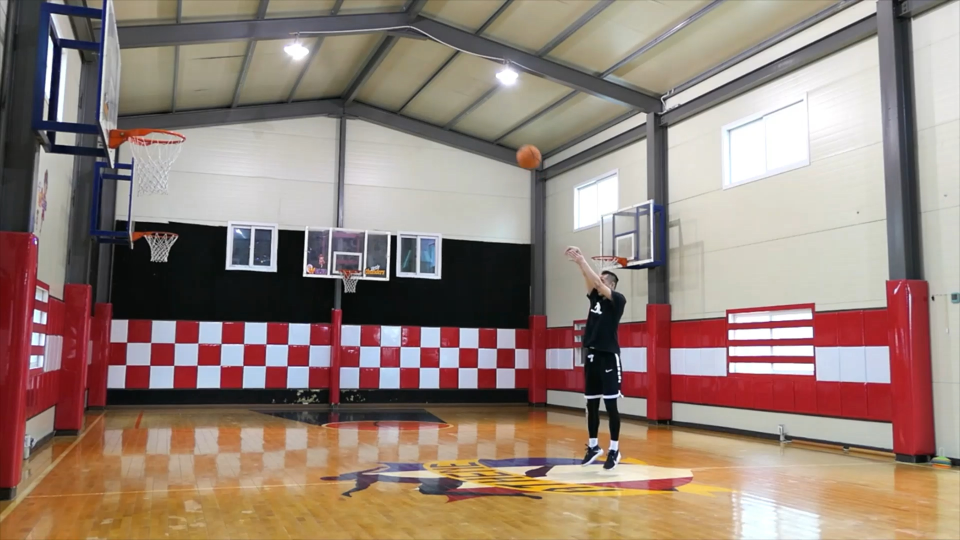
#> input picture script/image.jpg, 1920 x 1080 px, given in place of the camera (shown at 1/2 size)
$ python 28_11_balle.py
#> lines starting #> are read from the running program, lines starting #| are printed output that depends on the picture; after the words box and inside, x2 and y2 are one past the last pixel; in counts of white or black regions, pixels touching at a corner belong together
### script/Kalman.py
import numpy as np
import cv2
from math import *

class KalmanFilter(object):
    """dt : temps d'actualisation
    point : coordonné initiaux du point
    erreur : plus l'entier est grand, plus le filtre pense que c'est brouillé """
    def __init__ (self, dt, point, erreur : float ):
        self.dt = dt
        self.erreur = int(erreur)

        #vecteur
        self.E=np.matrix([[point[0]],[point[1]], [0],[0]])

        #Matrice de transition
        self.A=np.matrix([[1, 0, self.dt, 0],
                          [0, 1, 0, self.dt],
                          [0, 0, 1, 0],
                          [0, 0, 0, 1]])

           # Matrice d'observation, on observe que x et y
        self.H=np.matrix([[1, 0, 0, 0],
                          [0, 1, 0, 0]])

        self.Q=np.matrix([[1, 0, 0, 0],
                          [0, 1, 0, 0],
                          [0, 0, 1, 0],
                          [0, 0, 0, 1]])

        self.R=np.matrix([[erreur, 0],
                          [0, erreur]])

        self.P=np.eye(self.A.shape[1])

    def predict(self):
        self.E=np.dot(self.A, self.E)
        # Calcul de la covariance de l'erreur
        self.P=np.dot(np.dot(self.A, self.P), self.A.T)+self.Q
        return self.E

    def update(self, z):
        # Calcul du gain de Kalman
        S=np.dot(self.H, np.dot(self.P, self.H.T))+self.R
        K=np.dot(np.dot(self.P, self.H.T), np.linalg.inv(S))

        # Correction / innovation
        self.E=np.round(self.E+np.dot(K, (z-np.dot(self.H, self.E))))
        I=np.eye(self.H.shape[1])
        self.P=(I-(K*self.H))*self.P
        return self.E

class Annexe(object):
    """w: Largeur de l'image
        h : hauteur de l'image
        mw : 1/3 de la largeur
        mh : 1/8 de l'image """
    # [13 lines left out: functions __init__, delta, not called in this run]

    def center(self,x,y,w,h):
        return round(x+(w/2)),round(y+(h/2))

    def scored(self,c_ba, c_bu):
        return self.delta(c_bu,c_ba) < 10

    # [51 lines left out: functions detect_bu, detect_ball, not called in this run]

### script/28_11_balle.py
 #importation des librairies
import cv2
import numpy as np
from Kalman import KalmanFilter

#Définition des valeurs maximale et minimale prise par le filtre HSV pour la balle
lower = np.array([0, 123, 115])
upper = np.array([179, 218, 197])

def scored(x,y,x2,y2,x3,y3):
    if x <x3 and x3 <x2 and y< y2 and y2< y3 :
        return True
    else :
        return False

KF = KalmanFilter(0.1,[0,0],1)

def detect_inrange(image, surface,lo,hi):
    points=[]
    image = cv2.cvtColor(image, cv2.COLOR_BGR2HSV)
    image=cv2.blur(image, (10, 10))
    mask=cv2.inRange(image, lo, hi)
    mask=cv2.erode(mask, None, iterations=4)
    mask=cv2.dilate(mask, None, iterations=4)
    elements=cv2.findContours(mask, cv2.RETR_EXTERNAL, cv2.CHAIN_APPROX_SIMPLE)[-2]
    elements=sorted(elements, key=lambda x:cv2.contourArea(x), reverse=True)
    for element in elements:
        if cv2.contourArea(element)>surface:
            ((x, y), rayon)=cv2.minEnclosingCircle(element)
            points.append(np.array([int(x), int(y)]))
        else:
            break

    return points, mask
cap = cv2.VideoCapture(1)
height = cap.get(cv2.CAP_PROP_FRAME_HEIGHT)
width = cap.get(cv2.CAP_PROP_FRAME_WIDTH)

print("hauteur : ", height, "largeur : ",width)
surface = 200
while True:
    # Capture frame from the video
    isclosed = 0
    point_count = 0

    # Initialisation du flux vidéo, pour pouvoir le réutiliser facilement
    #Récuperation de la hauteur, de la largeur et de leurs moitiés

    ret, frame_normal = cap.read()
#> frame_normal is the input picture: shape (1080, 1920, 3); mean B, G, R 119.7, 129.9, 149.8
    if not ret :
        isclosed
        break
    frame = cv2.flip(frame_normal,1)
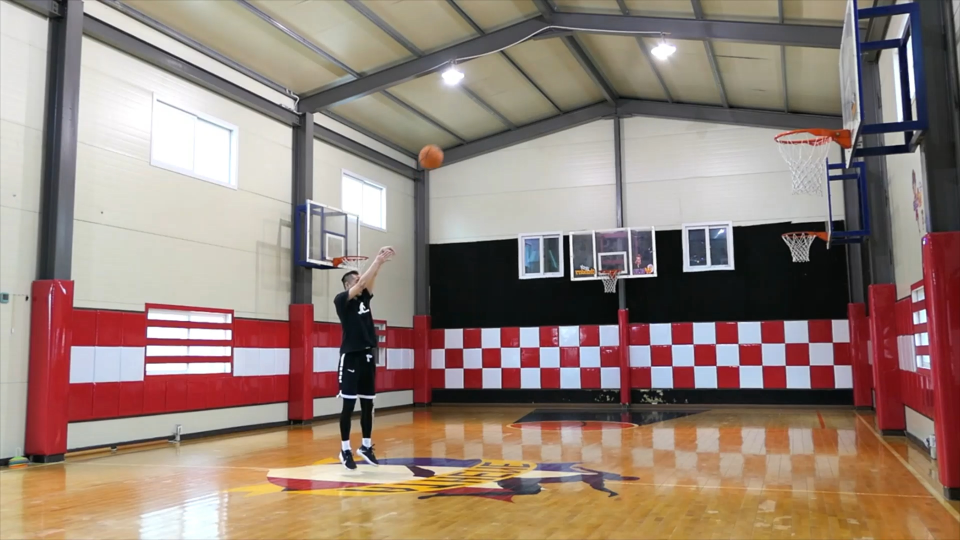
#> frame: shape (1080, 1920, 3) (shown at 1/2 size); mean B, G, R 119.7, 129.9, 149.8
    points , mask = detect_inrange(frame,surface,lower,upper)
#> in detect_inrange, `image = cv2.cvtColor(image, cv2.COLOR_BGR2HSV)`: image: shape (1080, 1920, 3); mean H, S, V 63, 66.5, 152.9
#> in detect_inrange, `image=cv2.blur(image, (10, 10))`: image: shape (1080, 1920, 3); mean H, S, V 63, 66.4, 153
#> in detect_inrange, `mask=cv2.inRange(image, lo, hi)`:
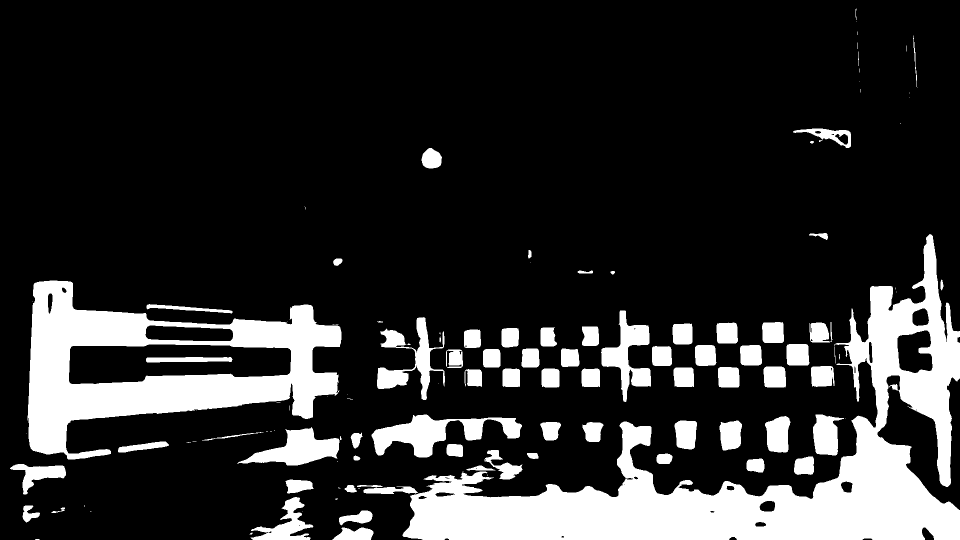
#> mask: shape (1080, 1920) (shown at 1/2 size); 17.8% white; 121 white regions (47 under 20 px), largest, box (x1, y1, x2, y2) and area: (805, 468, 1920, 1080) 169983, (55, 561, 683, 919) 91152, (743, 829, 1044, 915) 10766
#> in detect_inrange, `mask=cv2.erode(mask, None, iterations=4)`:
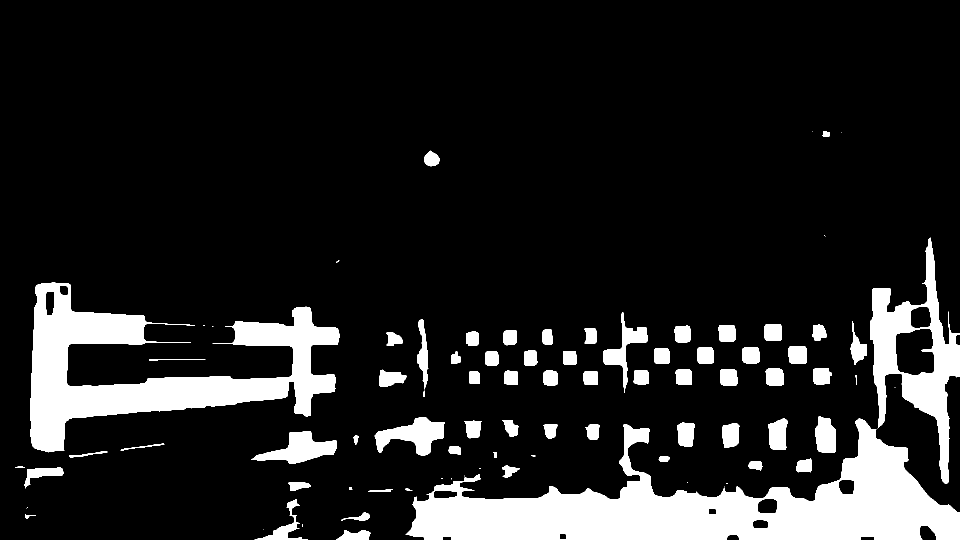
#> mask: shape (1080, 1920) (shown at 1/2 size); 13.3% white; 87 white regions (19 under 20 px), largest, box (x1, y1, x2, y2) and area: (811, 837, 1920, 1080) 114001, (60, 565, 679, 905) 73944, (1740, 475, 1920, 968) 27693
#> in detect_inrange, `mask=cv2.dilate(mask, None, iterations=4)`:
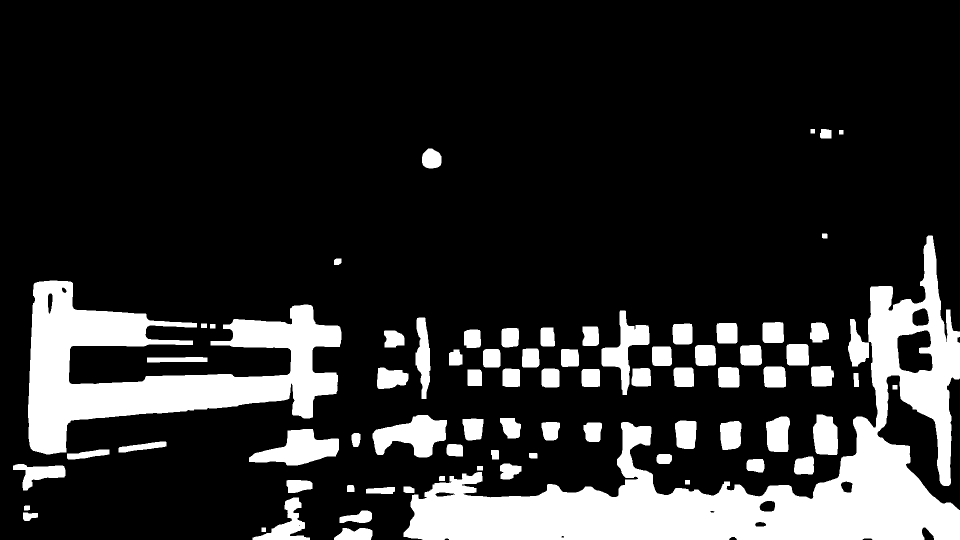
#> mask: shape (1080, 1920) (shown at 1/2 size); 17.2% white; 77 white regions
#> in detect_inrange, `elements=cv2.findContours(mask, cv2.RETR_EXTERNAL, cv2.CHAIN_APPROX_SI..`: elements = 77 contours; largest, box (x1, y1, x2, y2) and area: (807, 471, 1920, 1080) 169223, (56, 561, 683, 909) 87913, (745, 830, 894, 915) 7302, (498, 858, 678, 931) 7084, (1203, 621, 1299, 790) 5382
#> the loop in detect_inrange, `for element in elements:` made 64 passes
#> (x, y, rayon) on passes 1 to 12: (1364.4, 822.4, 611.1), (355.8, 737.7, 334.6), (822, 871.5, 77.67), (587.5, 900.5, 92.28), (1246.5, 705, 84.25), (1653, 869, 44.72), (562, 1049, 64.39), (844.5, 716, 81.35), (1558.4, 868.2, 38.11), (78, 941, 52.95), (1707.5, 685, 47.59), (1373, 868.4, 31.41)
#> after the loop in detect_inrange, `for element in elements:`: points = 63 pairs, first value 60 to 1712, second value 267 to 1070
    etat= KF.predict().astype(np.int32)
#> in predict, `self.E=np.dot(self.A, self.E)`: self.E = [[0], [0], [0], [0]]
#> in predict, `self.P=np.dot(np.dot(self.A, self.P), self.A.T)+self.Q`: self.P = [[2.01, 0, 0.1, 0], [0, 2.01, 0, 0.1], [0.1, 0, 2, 0], [0, 0.1, 0, 2]]
#> etat = [[0], [0], [0], [0]]

    cv2.circle(frame,(int(etat[0]),int(etat[1])),2,(255,0,0),5)
#> frame: shape (1080, 1920, 3); under 0.01% of pixels changed, all inside (x1, y1, x2, y2) = (0, 0, 6, 6)
    cv2.arrowedLine(frame,
                (int(etat[0]), int(etat[1])), (int(etat[0]+etat[2]), int(etat[1]+etat[3])),
                color=(0, 255, 0),
                thickness=3,
                tipLength=0.2)
#> frame: shape (1080, 1920, 3); mean B, G, R 119.7, 129.9, 149.8

    if (len(points)>0):
        cv2.circle(frame, (points[0][0], points[0][1]), 10, (0, 0, 255), 2)
#> frame: shape (1080, 1920, 3); mean B, G, R 119.7, 129.9, 149.8
        KF.update(np.expand_dims(points[0], axis=-1))
#> in update, `S=np.dot(self.H, np.dot(self.P, self.H.T))+self.R`: S = [[3.01, 0], [0, 3.01]]
#> in update, `K=np.dot(np.dot(self.P, self.H.T), np.linalg.inv(S))`: K = [[0.668, 0], [0, 0.668], [0.0332, 0], [0, 0.0332]]
#> in update, `self.E=np.round(self.E+np.dot(K, (z-np.dot(self.H, self.E))))`: self.E = [[911], [549], [45], [27]]
#> in update, `I=np.eye(self.H.shape[1])`: I = [[1, 0, 0, 0], [0, 1, 0, 0], [0, 0, 1, 0], [0, 0, 0, 1]]
#> in update, `self.P=(I-(K*self.H))*self.P`: self.P = [[0.668, 0, 0.0332, 0], [0, 0.668, 0, 0.0332], [0.0332, 0, 2, 0], [0, 0.0332, 0, 2]]
    if mask is not None:
        cv2.imshow('mask',mask)


    # Display the tracking result on the screen
    cv2.putText(frame, "taille: "+str(width)+" x "+str(height), (10, 90), cv2.FONT_HERSHEY_SIMPLEX,1,(0,255,0),2)


    cv2.putText(frame, "kalman detecte : "+str(len(points))+" balles", (10, 150), cv2.FONT_HERSHEY_SIMPLEX,1,(0,255,0),2)
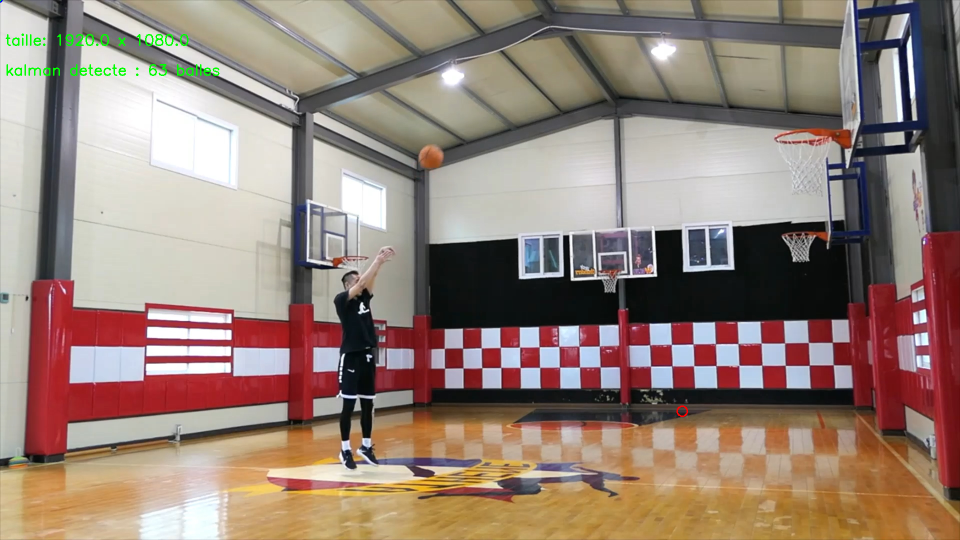
#> frame: shape (1080, 1920, 3) (shown at 1/2 size); mean B, G, R 119.3, 130.1, 149.3

    cv2.imshow("Basketball Tracker", frame)

    # Exit the program if the 'q' key is pressed
    if cv2.waitKey(1) & 0xFF == ord('q'):
#> (key q is pressed here)
        isclosed= 1
        break

# Release the video capture and close all windows
cap.release()
cv2.destroyAllWindows()
